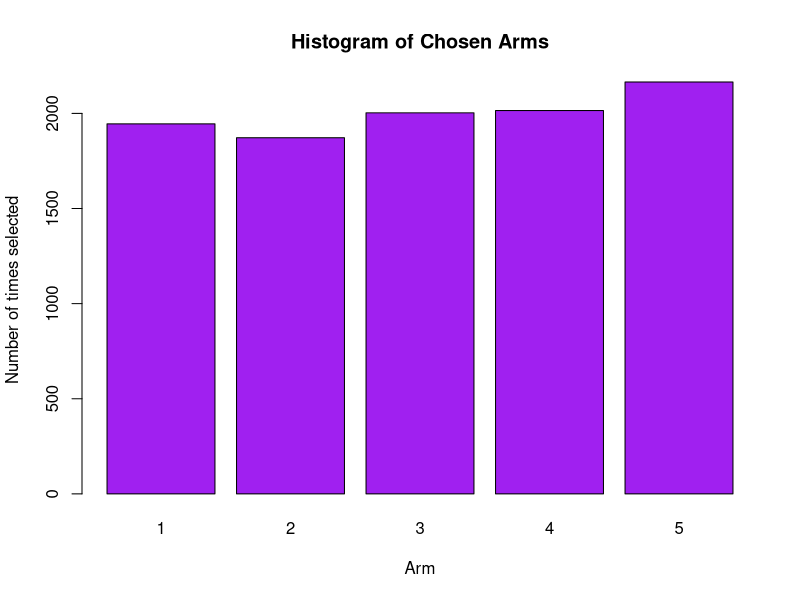
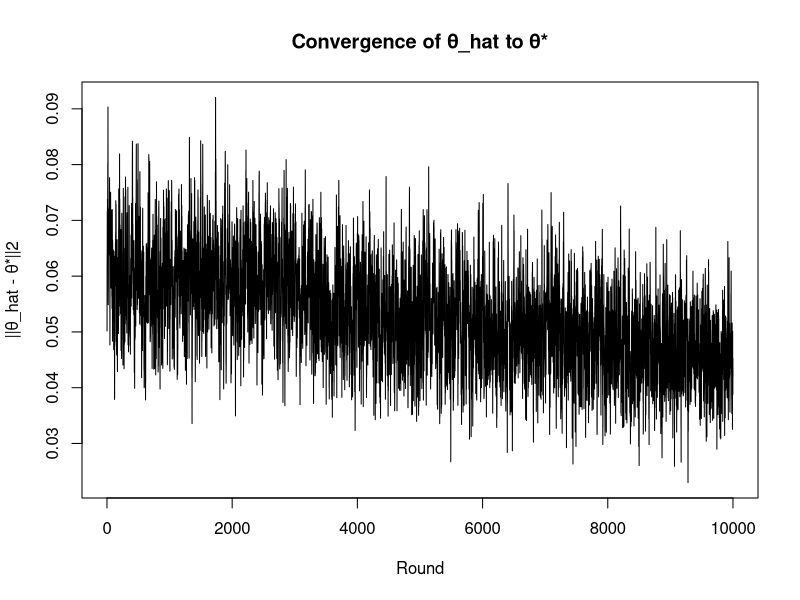
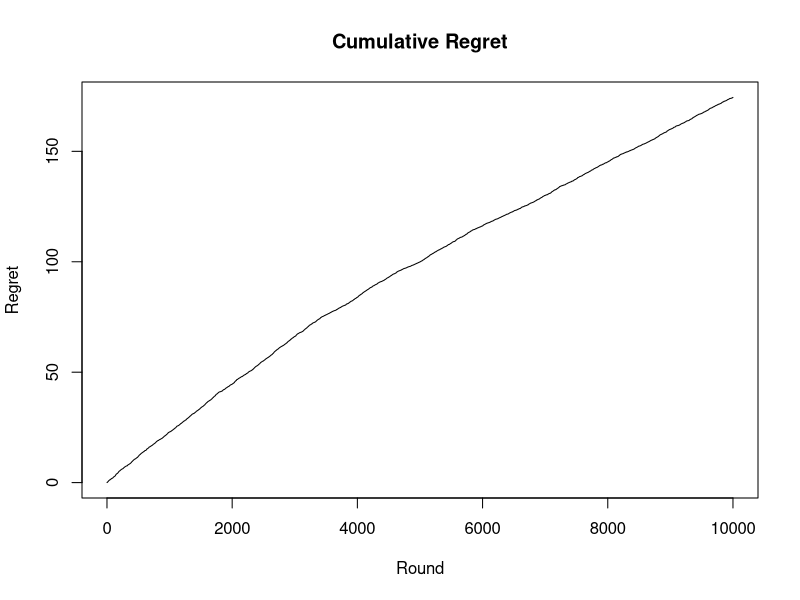
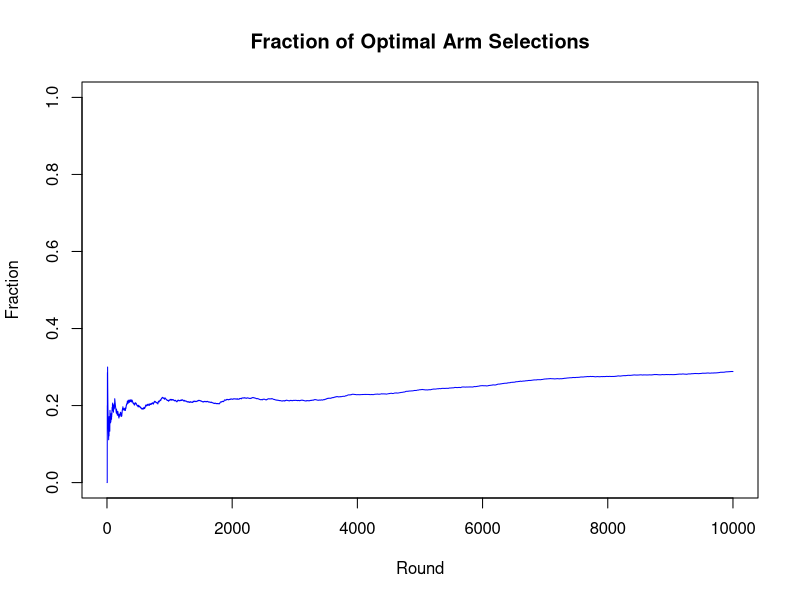

The R script that drew these images, in order:
library(MASS)

# Parameters
T <- 10000     
K <- 5
d_context <- 4
d <- K * d_context
sigma <- 0.5    # reward noise
sigma0 <- 0.01  # prior std dev

# LMC hyperparameters
h <- 1e-6
beta <- 1.0
K_lmc <- 20

set.seed(123)

# True parameter vector
theta_star <- rnorm(d, mean = 0, sd = sigma0)

# Feature map
phi <- function(X, i) 
{
  vec <- rep(0, d)
  start_idx <- (i - 1) * d_context + 1
  vec[start_idx:(start_idx + d_context - 1)] <- X
  return(vec)
}

# Gradient 
grad_loss <- function(theta, A, b, sigma, sigma0) 
{
  grad <- theta / (sigma0^2)
  if (sum(A) > 0)
  {
    grad <- grad + (A %*% theta - b) / (sigma^2)
  }
  return(as.vector(grad))
}

# Tracking
regrets <- numeric(T)
chosen_arms <- numeric(T)
optimal_arms <- numeric(T)
errors1 <- numeric(T)

# Initialize theta
theta_curr <- rep(0, d)

# Sufficient statistics for gradient
A <- matrix(0, d, d)   # Σ φ φ^T
b <- rep(0, d)         # Σ r φ

for (t in 1:T) 
{
  X_t <- rnorm(d_context, mean = 0, sd = 1)
  
  # LMC updates
  for (k in 1:K_lmc) 
  {
    noise <- rnorm(d)
    theta_curr <- theta_curr - h * grad_loss(theta_curr, A, b, sigma, sigma0) + sqrt(2 * h / beta) * noise
  }
  
  # Action selection
  Phi_mat <- sapply(1:K, function(a) phi(X_t, a))
  pred_rewards <- as.vector(crossprod(Phi_mat, theta_curr))
  a_t <- which.max(pred_rewards)
  chosen_arms[t] <- a_t
  
  # Reward
  eps_t <- rnorm(1, sd = sigma)
  r_t <- sum(phi(X_t, a_t) * theta_star) + eps_t
  
  # Optimal reward
  opt_rewards <- as.vector(crossprod(Phi_mat, theta_star))
  opt_arm <- which.max(opt_rewards)
  optimal_arms[t] <- opt_arm
  r_star_t <- max(opt_rewards)
  
  regrets[t] <- r_star_t - sum(phi(X_t, a_t) * theta_star)
  
  # Update sufficient statistics
  phi_t <- phi(X_t, a_t)
  A <- A + tcrossprod(phi_t)
  b <- b + r_t * phi_t
  
  # Error tracking
  errors1[t] <- sqrt(sum((theta_curr - theta_star)^2))
}


cumulative_regret <- cumsum(regrets)

cat(sprintf("Final cumulative regret: %.2f\n", cumulative_regret[T]))
cat("\nArm selection frequencies:\n")
print(table(chosen_arms))
barplot(table(chosen_arms), col = "purple",
        main = "Histogram of Chosen Arms",
        xlab = "Arm", ylab = "Number of times selected")

accuracy <- mean(chosen_arms == optimal_arms)
cat(sprintf("\nAccuracy of optimal arm selection: %.2f%%\n", 100 * accuracy))

# Plot convergence of θ_hat to θ*
plot(errors1, type = "l", main = "Convergence of θ_hat to θ*",
     xlab = "Round", ylab = "||θ_hat - θ*||2")

# Plot cumulative regret
plot(cumulative_regret, type = "l", main = "Cumulative Regret",
     xlab = "Round", ylab = "Regret")

# Plot fraction of optimal selections
optimal_fraction <- cumsum(chosen_arms == optimal_arms) / (1:T)
plot(optimal_fraction, type = "l", col = "blue",
     main = "Fraction of Optimal Arm Selections",
     ylim = c(0,1),
     xlab = "Round", ylab = "Fraction")

